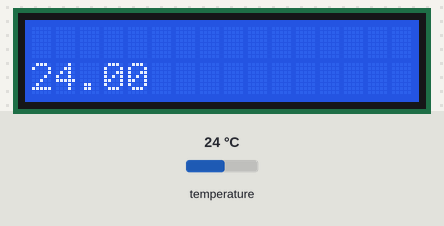
The sketch below on a simulated Arduino Uno, built with avr-gcc and run on an emulated ATmega328P. On the bench: 16×2 character LCD. The inputs (shaded band) are chosen by the test bench; at power-on: temperature 24 °C. What the sketch prints to the serial monitor is not drawn.

Above: at 1.2 s.
1.3 s: temperature set to 12 °C
At 2.5 s:
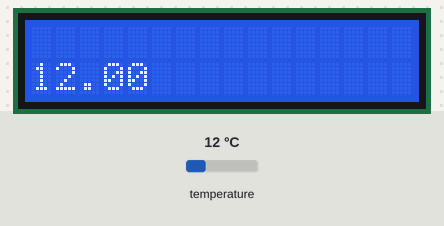
3.1 s: temperature set to 19 °C
At 4.3 s:
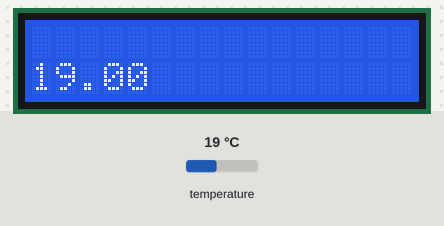
4.6 s: temperature set to 28 °C
At 6.1 s:
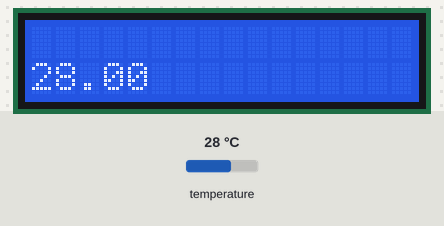
Timing chart, 0 to 7.6 s (numbered marks = the images above; inputs shaded):
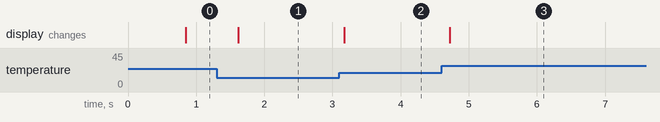

Measured:
- after the input at 1.3 s, the display: changes after 0.32 s (image 1)
- after the input at 3.1 s, the display: changes after 0.07 s (image 2)
- after the input at 4.6 s, the display: changes after 0.12 s (image 3)

The sketch:

TempSensorWithLCD.ino
```cpp
// Include the libraries we need
#include <OneWire.h>
#include <DallasTemperature.h>
#include <LiquidCrystal.h>
// Data wire is plugged into port 2 on the Arduino
#define ONE_WIRE_BUS 5

// Setup a oneWire instance to communicate with any OneWire devices (not just Maxim/Dallas temperature ICs)
OneWire oneWire(ONE_WIRE_BUS);

// Pass our oneWire reference to Dallas Temperature.
DallasTemperature sensors(&oneWire);

// initialize the library by associating any needed LCD interface pin
// with the arduino pin number it is connected to
const int rs = 6, en = 7, d4 = 8, d5 = 9, d6 = 10, d7 = 11;
LiquidCrystal lcd(rs, en, d4, d5, d6, d7);

/*
 * The setup function. We only start the sensors here
 */
void setup(void)
{
  // start serial port
  Serial.begin(9600);
  Serial.println("Dallas Temperature IC Control Library Demo");

  // Start up the library
  sensors.begin();
  // set up the LCD's number of columns and rows:
  lcd.begin(16, 2);
}

/*
 * Main function, get and show the temperature
 */
void loop(void)
{
  // call sensors.requestTemperatures() to issue a global temperature
  // request to all devices on the bus
  Serial.print("Requesting temperatures...");
  sensors.requestTemperatures(); // Send the command to get temperatures
  Serial.println("DONE");
  // After we got the temperatures, we can print them here.
  // We use the function ByIndex, and as an example get the temperature from the first sensor only.
  float tempC = sensors.getTempCByIndex(0);

  // Check if reading was successful
  if (tempC != DEVICE_DISCONNECTED_C)
  {
    Serial.print("Temperature for the device 1 (index 0) is: ");
    Serial.println(tempC);
    lcd.setCursor(0, 1);
    lcd.print(tempC);
  }
  else
  {
    Serial.println("Error: Could not read temperature data");
  }
}
```
